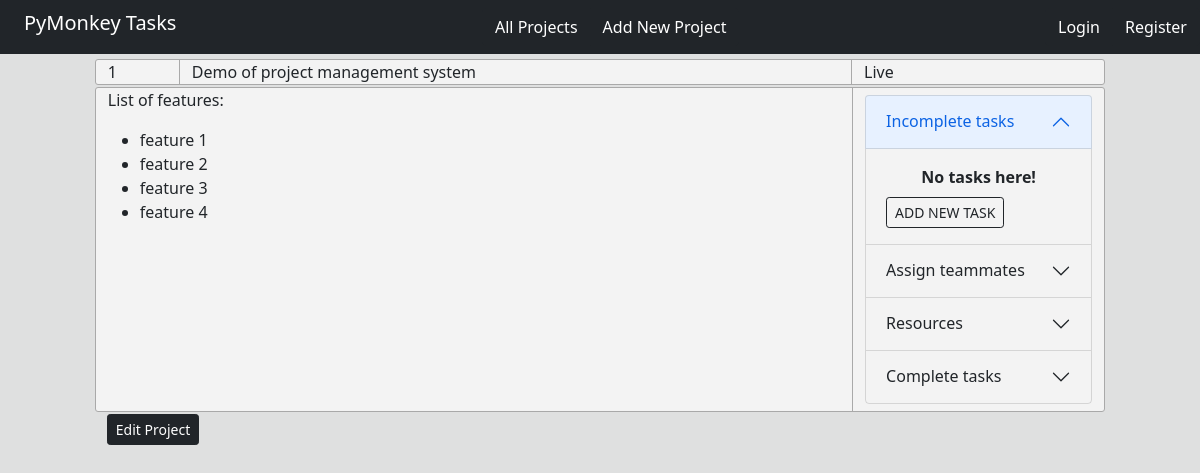
Screenshot of /assign/1 with the database file from the repository.
### lib/models.py (models this page shows)
class Project(db.Model):
    id = db.Column(db.Integer, primary_key=True)
    name = db.Column(db.String)
    description = db.Column(db.String)
    status = db.Column(db.String)
    date_added = db.Column(db.String)
    added_by = db.Column(db.String)
    tasks = db.relationship("Tasks", backref='project')
    assignment = db.relationship("Project_assignment", backref='project')
    notes = db.relationship("Note", backref='project')
    resources = db.relationship("Resources", backref='project')

### lib/resource_routing.py (the view, shortened to what this page needs)
@resource_routes.route("/assign/<int:project_id>", methods=["GET", "POST"])
def assign(project_id):
    now = datetime.now()
    date_string = now.strftime("%Y/%m/%d")
    proj = Project.query.get_or_404(project_id)
    team = User.query.all()
    return render_template("tasks.html", project=proj, team=team)

### lib/templates/tasks.html (shortened to what this page needs)
{% extends 'project.html' %}
{% block tasks %}
<div class="accordion" id="accordionPanelsStayOpenExample" style="margin-top: 7px; margin-bottom: 7px;">
  <div class="accordion-item">
    <h2 class="accordion-header" id="panelsStayOpen-headingOne">
      <button class="accordion-button" type="button" data-bs-toggle="collapse" data-bs-target="#panelsStayOpen-collapseOne" aria-expanded="true" aria-controls="panelsStayOpen-collapseOne">
        Incomplete tasks
      </button>
    </h2>
    <div id="panelsStayOpen-collapseOne" class="accordion-collapse collapse show" aria-labelledby="panelsStayOpen-headingOne">
		<div class="accordion-body">
        	{% if incomplete %}
			  {% for task in incomplete %}
              	<div style="text-align: center;">
					<span><a href="{{ url_for('task_routes.edit',task_id=task.id) }}">{{ task.title }}</a> | {{ task.status }} | {{ task.due_date }}</span>
					<hr style="margin-top: 3px; margin-bottom: 5px;" />
				</div>
			  {% endfor %}
			{% else %}
				<div style="text-align: center;">
					<span style="font-weight: bold;">No tasks here!</span>
			  	</div>
			{% endif %}
			<a href="{{ url_for('task_routes.add',project_id=project.id) }}" role="button" class="btn btn-sm btn-outline-dark" style="margin-top: 8px; margin-bottom: 0px;">ADD NEW TASK</a>
		</div>
    </div>
  </div>
  <div class="accordion-item">
    <h2 class="accordion-header" id="panelsStayOpen-heading4">
      <button class="accordion-button collapsed" type="button" data-bs-toggle="collapse" data-bs-target="#panelsStayOpen-collapse4" aria-expanded="false" aria-controls="panelsStayOpen-collapseTwo">
        Assign teammates
      </button>
    </h2>
  </div>
  <div class="accordion-item">
    <h2 class="accordion-header" id="panelsStayOpen-headingTwo">
      <button class="accordion-button collapsed" type="button" data-bs-toggle="collapse" data-bs-target="#panelsStayOpen-collapseTwo" aria-expanded="false" aria-controls="panelsStayOpen-collapseTwo">
        Resources
      </button>
    </h2>
  </div>
  <div class="accordion-item">
    <h2 class="accordion-header" id="panelsStayOpen-heading3">
      <button class="accordion-button collapsed" type="button" data-bs-toggle="collapse" data-bs-target="#panelsStayOpen-collapse3" aria-expanded="false" aria-controls="panelsStayOpen-collapseTwo">
        Complete tasks
      </button>
    </h2>
  </div>
</div>
{% endblock %}

### lib/templates/project.html
{% extends 'layout.html' %}
{% block content %}
<div class="container-fluid">
    <div class="row" style="background-color: rgb(243, 243, 243); border: 1px solid; border-radius: 3px; border-color: darkgrey;">
        <div class="col-1" style="border-right: 1px solid; border-color: darkgrey;">{{ project.id }}</div>
        <div class="col-8" style="border-right: 1px solid; border-color: darkgrey;">{{ project.name }}</div>
        <div class="col-3">{{ project.status }}</div>
    </div>
    <div class="row" style="margin-top: 2px; border: 1px solid; border-radius: 3px; background-color: rgb(243, 243, 243); border-color: darkgrey;">
        <div class="col-9">{{ project.description|safe}}</div>
            <div class="col-3" style="border-left: 1px solid; border-color: darkgrey;">
                {% block tasks %} {% endblock %}
            </div>
        </div>
        <a class="btn btn-sm btn-dark" href="{{ url_for('project_routes.edit',project_id=project.id) }}" role="button" style="margin-top: 2px;">Edit Project</a>
    </div>
</div>
{% endblock %}

### rows the page displays
Project: id "1", name "Demo of project management system", status "Live", description "List of features: feature 1 feature 2 feature 3 feature 4"
